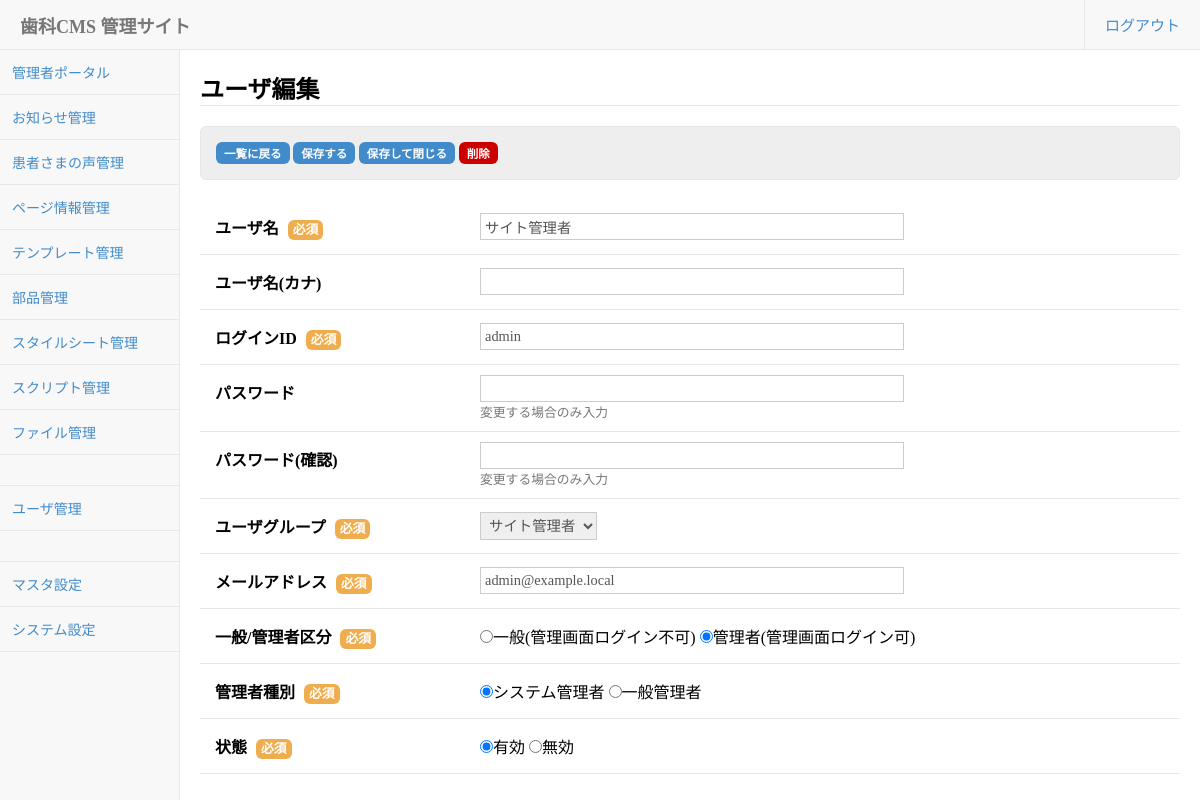
The app's page /webadmin/user_edit.php?mode=edit&user_id=1&close_url=user_manager.php (signed in) with its own data.
### tables this page shows
CREATE TABLE `user` (
  `user_id` bigint(20) NOT NULL,
  `created` bigint(20) DEFAULT NULL,
  `updated` bigint(20) DEFAULT NULL,
  `created_by` bigint(20) DEFAULT NULL,
  `updated_by` bigint(20) DEFAULT NULL,
  `start_time` bigint(20) DEFAULT NULL,
  `end_time` bigint(20) DEFAULT NULL,
  `name` varchar(255) DEFAULT NULL,
  `name_kana` varchar(255) DEFAULT NULL,
  `login_id` varchar(255) DEFAULT NULL,
  `password` varchar(511) DEFAULT NULL,
  `mail` varchar(255) DEFAULT NULL,
  `usertype_id` bigint(20) DEFAULT NULL,
  `admin_flg` tinyint(1) NOT NULL DEFAULT '0',
  `admintype` tinyint(1) NOT NULL DEFAULT '0',
  `passwordchange_time` bigint(20) DEFAULT NULL,
  `login_failed` tinyint(4) NOT NULL DEFAULT '0',
  `firstauth_code` varchar(64) NOT NULL,
  `language` varchar(4) DEFAULT NULL,
  `sort_no` bigint(20) NOT NULL DEFAULT '0',
  `active_flg` tinyint(1) NOT NULL DEFAULT '0'
);

### webadmin/DataAccess/User.php (called while the page is built, shortened)
<?php
require_once(dirname(__FILE__).'/../Framework/DataAccessBase.php');
class User extends DataAccessBase
{
	function getUserDataForEdit($user_id){
		$sql = "SELECT ";
		$sql.= 		"user.user_id, ";
		$sql.= 		"user.start_time, ";
		$sql.= 		"user.end_time, ";
		$sql.= 		"user.name, ";
		$sql.= 		"user.name_kana, ";
		$sql.= 		"user.login_id, ";
		$sql.= 		"user.password, ";
		$sql.= 		"user.mail, ";
		$sql.= 		"user.admin_flg, ";
		$sql.= 		"user.admintype, ";
		$sql.= 		"user.firstauth_code, ";
		$sql.= 		"user.language, ";
		$sql.= 		"user.active_flg, ";
		$sql.= 		"usertype.usertype_id, ";
		$sql.= 		"usertype.usertype_name ";
		$sql.= "FROM user ";
		$sql.= "LEFT JOIN usertype ON user.usertype_id = usertype.usertype_id ";
		$sql.= 		"AND usertype.active_flg = '1' ";
		$sql.= "WHERE user.user_id = ? ";
		$param[] = $user_id;
		$sql.= "ORDER BY user.sort_no ASC ";
		$result = $this->query($sql,$param,DB::FETCH);
		return $result;
	}
}

### webadmin/Framework/DataAccessBase.php (called while the page is built, shortened)
<?php
abstract class DataAccessBase
{
	var $tablename;
	var $db;
	protected function  __construct()
	{
		global $db_connection;
		$this->db = $db_connection;
	}
	protected function setTableName($tablename)
	{
		$this->tablename = $tablename;
	}
	public function getDataByParameters($key_value = array())
	{
		global $debug_mode;
		try{
			$sql = "SELECT * FROM `".$this->tablename."`";
			$where_set = self::make_where($key_value);
			$sql .= $where_set['sql'];
			$param = $where_set['param'];
			$stmt = $this->db->prepare($sql);
			$stmt->execute($param);
			$result = $stmt->fetch(PDO::FETCH_ASSOC);
			return $result;
		}catch(PDOException $e){
			$real_sql = $this->makeRealSql($sql, $param);
			Logger::error("SQLエラー テーブル：".$this->tablename."のSELECTに失敗しました。".$real_sql);
			if($debug_mode){
				throw new Exception($e->getMessage().$real_sql);
			}else{
				throw new Exception($e->getMessage());
			}
			return null;
		}
	}
	protected static function make_where($key_value){
		$counter = 0;
		$param_arr = array();
		$sql = "";
		if($key_value != null || $key_value != ""){
			foreach($key_value as $key => $value){
				if($counter != 0){
					$sql .= " AND ";
				}else{
					$sql .= " WHERE ";
				}
				if(is_numeric($key)){
					$where_key = $value[0];
					$where_value = $value[1];
					$where_like = isset($value[2]) ? $value[2] : "=";
					if(!is_array($value[1])){
						if($where_value === null){
							if($where_like == "="){
								$sql .= "`".$where_key."` IS NULL";
							}else{
								$sql .= "`".$where_key."` ".$where_like." ?";
								array_push($param_arr,$where_value);
							}
						}else{
							$sql .= "`".$where_key."` ".$where_like." ?";
							array_push($param_arr,$where_value);
						}
					}else{
						$sql .= "`".$where_key."` IN (";
						for($i=0;$i<count($value[1]);$i++){
							if($i != 0){ $sql .= ","; }
							$sql .= "?";
							array_push($param_arr,$value[1][$i]);
						}
						$sql .= ")";
					}
				}else{
					if(!is_array($value)){
						if($value === null){
							$sql .= "`".$key."` IS NULL";
						}else{
							$sql .= "`".$key."` = ?";
							array_push($param_arr,$value);
						}
					}
				}
				$counter++;
			}
		}
		$return['sql'] = $sql;
		$return['param'] = $param_arr;
		return $return;
	}
	public function query($sql,$param = array(),$fetch_option = 2){
		global $debug_mode;
		$result = false;
		try{
			$stmt = $this->db->prepare($sql);
			if($param == array()){
				$stmt->execute();
			}else{
				$stmt->execute($param);
			}
			if($fetch_option == DataAccessBase::FETCH_ALL){
				$result = $stmt->fetchAll(PDO::FETCH_ASSOC);
			}else if($fetch_option == DataAccessBase::FETCH) {
				$result = $stmt->fetch(PDO::FETCH_ASSOC);
			}else{
				$result = false;
			}
		}catch(PDOException $e){
			$real_sql = $this->makeRealSql($sql, $param);
			Logger::error("SQLエラー テーブル：".$this->tablename."へのクエリに失敗しました。".$real_sql);
			if($debug_mode){
				throw new Exception($e->getMessage().$real_sql);
			}else{
				throw new Exception($e->getMessage());
			}
			return false;
		}
		return $result;
	}
	private static function makeRealSql($sql,$param){
		$sql = str_replace("?","'%s'",$sql);
		$sql = vsprintf($sql,$param);
		return $sql;
	}
	private function setQueryLog($type,$sql,$param){
		$query_log = array("type" => $type,"sql" => $sql,"param" => $param,"check_sql" => self::makeRealSql($sql, $param));
	}
}
?>

### webadmin/DataAccess/UserGroup.php (called while the page is built, shortened)
<?php
require_once(dirname(__FILE__).'/../Framework/DataAccessBase.php');
class UserGroup extends DataAccessBase
{
	function getUserGroupList(){
		$sql = "SELECT ";
		$sql.= 		"usergroup.usergroup_id, ";
		$sql.= 		"usergroup.parentgroup_id, ";
		$sql.= 		"usergroup.usergroup_name ";
		$sql.= "FROM usergroup ";
		$sql.= "ORDER BY usergroup.sort_no ASC ";
		$result = $this->query($sql);
		return $result;
	}
}

### webadmin/user_edit.php (the view, shortened to what this page needs)
<?php
require_once(dirname(__FILE__).'/ApplicationCommon/include.php');
require_once(dirname(__FILE__).'/DataAccess/User.php');
require_once(dirname(__FILE__).'/DataAccess/UserGroup.php');
$mode = isset($_REQUEST["mode"]) ? $_REQUEST["mode"] : "";
$action = isset($_REQUEST["action"]) ? $_REQUEST["action"] : "";
$user_id = isset($_REQUEST["user_id"]) ? $_REQUEST["user_id"] : "";
$usergroup_id = isset($_REQUEST["usergroup_id"]) ? $_REQUEST["usergroup_id"] : "";
$login_id = isset($_POST["login_id"]) ? Util::encodeRequest($_POST["login_id"]) : "";
$password = isset($_POST["password"]) ? Util::encodeRequest($_POST["password"]) : "";
$password_check = isset($_POST["password_check"]) ? Util::encodeRequest($_POST["password_check"]) : "";
$name = isset($_POST["name"]) ? Util::encodeRequest($_POST["name"]) : "";
$name_kana = isset($_POST["name_kana"]) ? Util::encodeRequest($_POST["name_kana"]) : "";
$mail = isset($_POST["mail"]) ? Util::encodeRequest($_POST["mail"]) : "";
$admin_flg = isset($_POST["admin_flg"]) ? $_POST["admin_flg"] : "";
$admintype = isset($_POST["admintype"]) ? $_POST["admintype"] : "";
$active_flg = isset($_POST["active_flg"]) ? $_POST["active_flg"] : "";
$User = new User();
if($action == ""){
	if($mode == "edit"){
		$userData = $User->getUserDataForEdit($user_id);
		$login_id = $userData["login_id"];
		$name = $userData["name"];
		$name_kana = $userData["name_kana"];
		$mail = $userData["mail"];
		$admintype = $userData["admintype"];
		$admin_flg = $userData["admin_flg"];
		$active_flg = $userData["active_flg"];
		$UserUserGroup = new UserUserGroup();
		$userUserGroupData = $UserUserGroup->getDataByParameters(array("user_id" => $user_id,"maingroup_flg" => 1));
		$usergroup_id = $userUserGroupData["usergroup_id"];
	}else if($mode == "new"){
		$admin_flg = 0;
		$admintype = 0;
		$active_flg = 1;
	}
}
$UserGroup = new UserGroup();
$userGroupList = $UserGroup->getUserGroupList();
?>
<div class="search">
<input class="btn btn_small" type="button" value="一覧に戻る" id="back_to_list" />
<input class="btn btn_small" type="button" value="保存する" id="action_save"  />
<input class="btn btn_small" type="button" value="保存して閉じる" id="action_save_close"  />
<?php if($mode == "edit"): ?>
	<input class="btn red btn_small" type="button" value="削除"  id="action_delete"  />
<?php endif; ?>
</div>
<form action="/" method="post" id="values" enctype="multipart/form-data">
<table class="edit" cellspacing="0">
    <tr>
    <th class="w240">ユーザ名<span class="mark orange">必須</span></th>
    <td>
    <input type="text" name="name" value="<?php echo htmlspecialchars($name);?>" />
    </td>
    </tr>
    <tr>
    <th>ユーザ名(カナ)</th>
    <td>
    <input type="text" name="name_kana" value="<?php echo htmlspecialchars($name_kana);?>" />
    </td>
    </tr>
    <tr>
    <th>ログインID<span class="mark orange">必須</span></th>
    <td>
    <input type="text" name="login_id" value="<?php echo htmlspecialchars($login_id);?>" />
    </td>
    </tr>
    <tr>
    <th>パスワード</th>
    <td>
    <input type="text" name="password" value="<?php echo htmlspecialchars($password);?>" autocomplete="off" />
    <?php if($mode == "edit"): ?>
    	<br /><span class="info">変更する場合のみ入力</span>
    <?php endif;?>
    </td>
    </tr>
    <tr>
    <th>パスワード(確認)</th>
    <td>
    <input type="text" name="password_check" value="<?php echo htmlspecialchars($password_check);?>" autocomplete="off"  />
    <?php if($mode == "edit"): ?>
    	<br /><span class="info">変更する場合のみ入力</span>
    <?php endif;?>
    </td>
    </tr>
    <tr>
    <th>ユーザグループ<span class="mark orange">必須</span></th>
    <td>
    <select name="usergroup_id">
    <?php
    for($i=0;$i<count($userGroupList);$i++){
		if($usergroup_id == $userGroupList[$i]["usergroup_id"]){
			$selected = "selected";
		}else{
			$selected = "";
		}
		echo '<option value="'.$userGroupList[$i]["usergroup_id"].'" '.$selected.'>'.$userGroupList[$i]["usergroup_name"]."</option>";
	}
    ?>
    </select>
    </td>
    </tr>
    <tr>
    <th>メールアドレス<span class="mark orange">必須</span></th>
    <td>
    <input type="text" name="mail" value="<?php echo htmlspecialchars($mail);?>" />
    </td>
    </tr>
    <tr>
    <th>一般/管理者区分<span class="mark orange">必須</span></th>
    <td>
    <?php
    if($admin_flg == "0"){ $checked = "checked"; }else { $checked = ""; }
    echo '<input type="radio" name="admin_flg" value="0" '.$checked.' onchange="changeAdminFlg($(this).val());">一般(管理画面ログイン不可)&nbsp;';
    if($admin_flg == "1"){ $checked = "checked"; }else { $checked = ""; }
    echo '<input type="radio" name="admin_flg" value="1" '.$checked.' onchange="changeAdminFlg($(this).val());">管理者(管理画面ログイン可)';
    ?>
    </td>
    </tr>
    <tr id="admintype_tr">
    <th>管理者種別<span class="mark orange">必須</span></th>
    <td>
    <?php
    if($admintype == "1"){ $checked = "checked"; }else { $checked = ""; }
    echo '<input type="radio" name="admintype" value="1" '.$checked.'>システム管理者&nbsp;';
    if($admintype == "0"){ $checked = "checked"; }else { $checked = ""; }
    echo '<input type="radio" name="admintype" value="0" '.$checked.'>一般管理者';
    ?>
    </td>
    </tr>
    <tr>
    <th>状態<span class="mark orange">必須</span></th>
    <td>
    <?php
    if($active_flg == "1"){ $checked = "checked"; }else { $checked = ""; }
    echo '<input type="radio" name="active_flg" value="1" '.$checked.'>有効&nbsp;';
    if($active_flg == "0"){ $checked = "checked"; }else { $checked = ""; }
    echo '<input type="radio" name="active_flg" value="0" '.$checked.'>無効';
    ?>
    </td>
    </tr>
</table>
</form>

### webadmin/css/admin.css (style rules this page uses)
input , textarea , select { margin:0; padding:4px; border:solid 1px #cccccc; font-size:0.9em; font-family: "メイリオ","Meiryo","Hiragino Kaku Gothic Pro" , "ヒラギノ角ゴ Pro W3" , "ＭＳ Ｐゴシック"; color:#555555; }
input[type=text] { width:60%; }
input.btn,a.btn { margin-top:20px; padding:8px 16px; border:none; background:#428bca; font-size:0.9em; font-weight:bold; color:#ffffff; cursor:pointer; -webkit-border-radius: 6px; -moz-border-radius: 6px; border-radius: 6px; }
input.btn_small,a.btn_small { margin:0; padding:3px 8px; border:none; background:#428bca; font-size:0.8em; font-weight:bold; color:#ffffff; cursor:pointer; -webkit-border-radius: 6px; -moz-border-radius: 6px; border-radius: 6px; }
input.red,a.red { background:#cc0000; }
table { width:100%; }
table.edit th { padding:15px; border-bottom:1px solid #e7e7e7; text-align:left; vertical-align:top; }
table.edit td { padding:10px; border-bottom:1px solid #e7e7e7; }
div.search { margin:0 0 20px 0; padding:15px; background:#eeeeee; -webkit-border-radius: 6px; -moz-border-radius: 6px; border-radius: 6px; border:1px solid #e7e7e7; font-size:0.9em; }
.w240 { width:240px; }
span.mark { margin:9px; padding:3px 5px; font-size:0.8em; font-weight:bold; -webkit-border-radius: 6px; -moz-border-radius: 6px; border-radius: 6px; }
span.info { font-size:0.8em; color:#777777; }
span.orange { background:#f0ad4e; color:#ffffff; }
html { margin:0; padding:0; height: 100%; background:url(../img/sidebar_background.gif) repeat-y left top; }
body { margin:0; padding:0; min-width:800px; height: 100%; font-family: "メイリオ","Meiryo","Hiragino Kaku Gothic Pro" , "ヒラギノ角ゴ Pro W3" , "ＭＳ Ｐゴシック"; }

### records on screen
user: name "サイト管理者", login_id "admin", mail "admin@example.local"

### other values on screen
$this->title "ユーザ編集"
Config::get("addon_module".$i."_name") "お知らせ管理"
Config::get("addon_module".$i."_name") "患者さまの声管理"
form field usergroup_id "サイト管理者"
